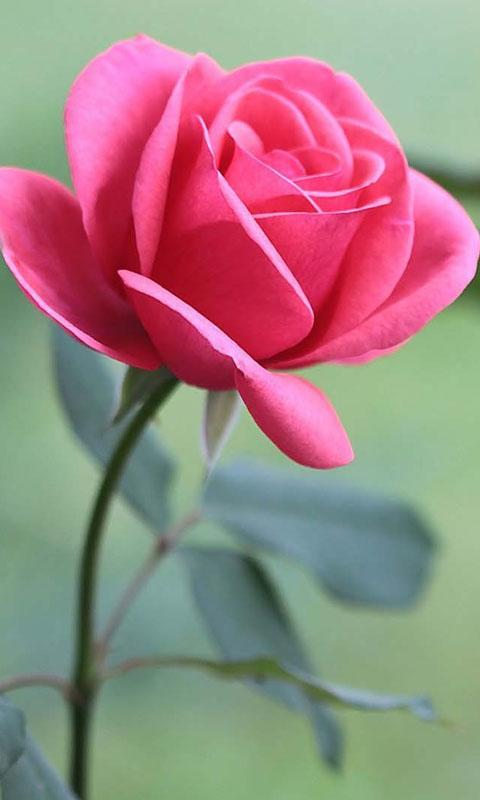
#> input picture 24-7-2020_Git_IP_Task-1_Suhas_Kadu/rose_flower.jpg, 480 x 800 px, found by its file name
$ jupyter execute trf_ip_task2.ipynb
#> lines starting #> are read from the running program, lines starting #| are printed output that depends on the picture; after the words box and inside, x2 and y2 are one past the last pixel; in counts of white or black regions, pixels touching at a corner belong together
[cell 1]
import cv2
import numpy as np

[cell 2]
original = cv2.imread('rose_flower.jpg')
#> original is the input picture: shape (800, 480, 3); mean B, G, R 130.5, 131.1, 159
print(original.shape)
#| (800, 480, 3)

res = cv2.resize(original,(480,600))
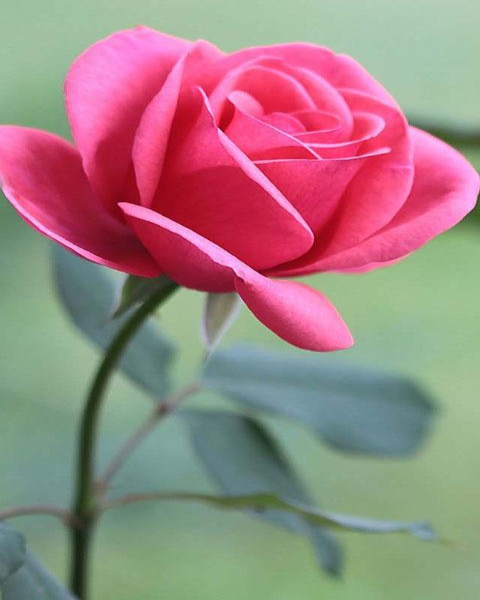
#> res: shape (600, 480, 3); mean B, G, R 130.5, 131.1, 159
print(res.shape)
#| (600, 480, 3)
cv2.imshow("Original", res)
hsv=cv2.cvtColor(res,cv2.COLOR_BGR2HSV)
#> hsv: shape (600, 480, 3); mean H, S, V 99.6, 95.2, 179.1

#masking
bgrl = np.array([120 , 0, 90], np.uint8)
bgrh = np.array([215, 255, 255], np.uint8)
mask1 = cv2.inRange(res, bgrl, bgrh)
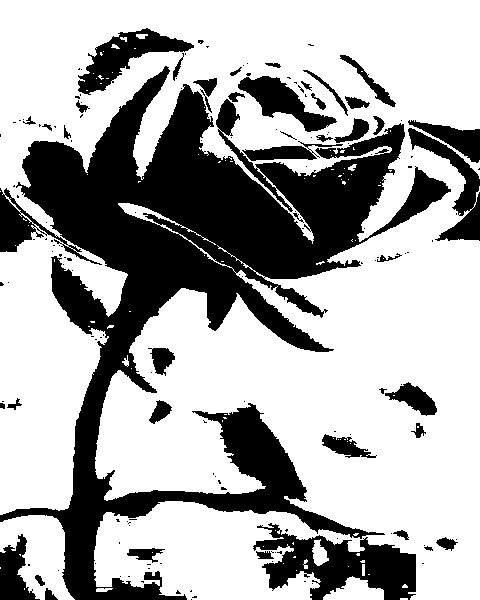
#> mask1: shape (600, 480); 67% white; 160 black regions (115 under 20 px), largest, box (x1, y1, x2, y2) and area: (0, 66, 451, 600) 70297, (253, 523, 416, 600) 6186, (78, 28, 194, 95) 2787
mask2 = cv2.inRange(hsv, bgrl, bgrh)
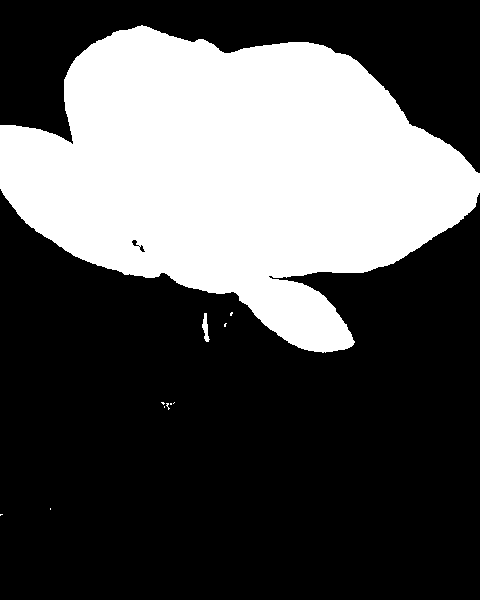
#> mask2: shape (600, 480); 33% white; 11 white regions (9 under 20 px), largest, box (x1, y1, x2, y2) and area: (0, 25, 480, 353) 94959, (202, 313, 210, 342) 120

kernel = np.array(([13, -2, 16],[15, 17, 18],[12, 14, 18]), np.uint8)

#2Dfilter
blurred = cv2.filter2D(res, 3, kernel)
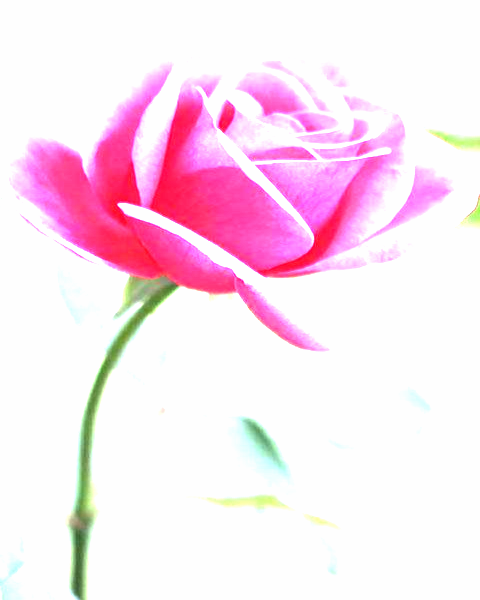
#> blurred: shape (600, 480, 3) int16; mean B, G, R 30927.9, 29125.5, 32368.3; drawn with min black and max white

#averaging
avg = cv2.blur(res, (5,5))

#Gaussian blur
gaus_blur = cv2.GaussianBlur(res, (5,5), 0)

#median blur
med_blur = cv2.medianBlur(res, 7)

#bilateral
bilateral = cv2.bilateralFilter(res, 15, 500, 500)
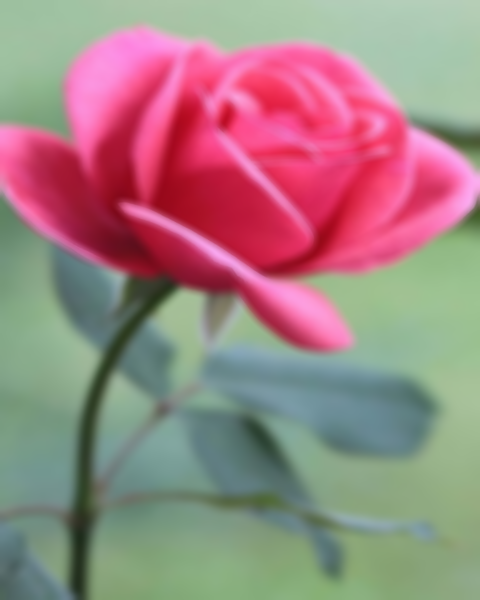
#> bilateral: shape (600, 480, 3); mean B, G, R 130.5, 131.1, 159

font = cv2.FONT_HERSHEY_SCRIPT_COMPLEX
cv2.putText(res,'Roses',(300,50),font,2,(255,255,255),3)

pts = np.array([[10,500],[50,600],[160,600],[200,500]],np.int32)
pts = pts.reshape(-1,1,2)
cv2.polylines(res, [pts], True, (130,150,250) )
cv2.fillPoly(res,[pts], (141,59,190) )
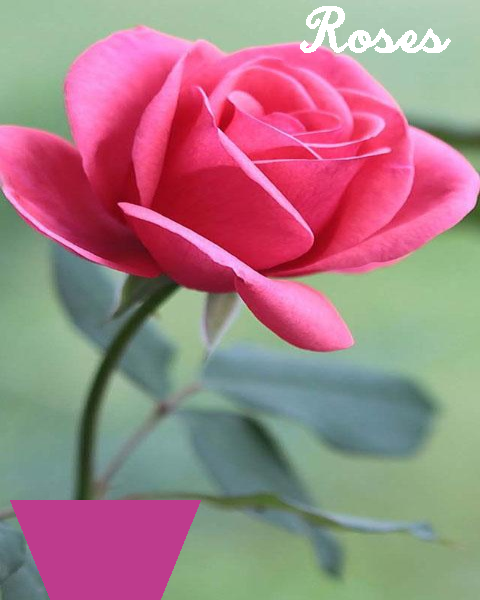
#> res: shape (600, 480, 3); mean B, G, R 132.7, 127.5, 163.8


cv2.imwrite("E:/robosparkworkshop/Mask Original.jpg",mask1)
cv2.imwrite("E:/robosparkworkshop/Mask HSV.jpg",mask2)
cv2.imwrite("E:/robosparkworkshop/Filter2D.jpg",blurred)
cv2.imwrite("E:/robosparkworkshop/TXTImage.jpg",res)
cv2.imwrite("E:/robosparkworkshop/Averaging.jpg",avg)
cv2.imwrite("E:/robosparkworkshop/Gaussian blur.jpg",gaus_blur)
cv2.imwrite("E:/robosparkworkshop/Median Blur.jpg",med_blur)
cv2.imwrite("E:/robosparkworkshop/Bilateral.jpg",bilateral)


cv2.imshow("Or_text", res)
cv2.imshow("Masked original", mask1)
cv2.imshow("Masked HSV", mask2)
cv2.imshow("blurred", blurred)
cv2.imshow("averaging", avg)
cv2.imshow("gaussian blur", gaus_blur)
cv2.imshow("median blur normal", med_blur)
cv2.imshow("bilateral", bilateral)

cv2.waitKey(0)
cv2.destroyAllWindows()
